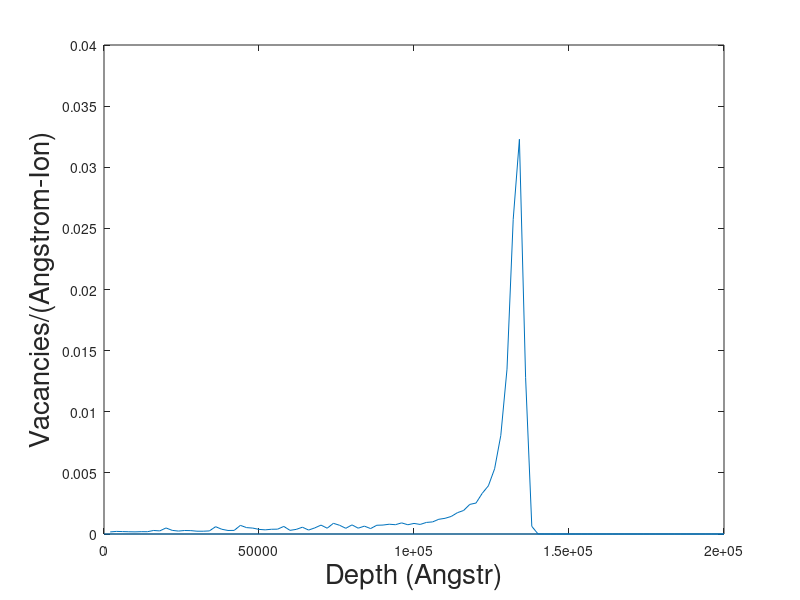

MATLAB code to generate this figure:
%%%%% Calculate damage in vacancy.txt

clear
clf

C = dlmread("VACANCY.txt");
i = find ((C(:,1) > 2000) | (C(:,1) == 2000));
i(1) = min(i);
for nn = i(1):(rows(C)),
A(nn-i(1)+1,:)= C(nn,:);
end
l = A(:,1);
Vac_ion = A(:,2);
Vac_rec = A(:,3);
Vac_all = Vac_ion+Vac_rec;
plot(l,Vac_all)
xlabel('Depth (Angstr)','fontsize', 20)
ylabel('Vacancies/(Angstrom-Ion)', 'fontsize', 20)

vac = sum(Vac_all);
cs = vac/(8.48*1e16);

% store data in format [Z Energy dpa]

info_plot = [l Vac_ion Vac_rec];
info = [3 14.0 vac cs]
save('../Li_vac_all.dat', 'info', '-append', '-ascii')
save('Li_damage_all.dat', 'info', '-append', '-ascii')